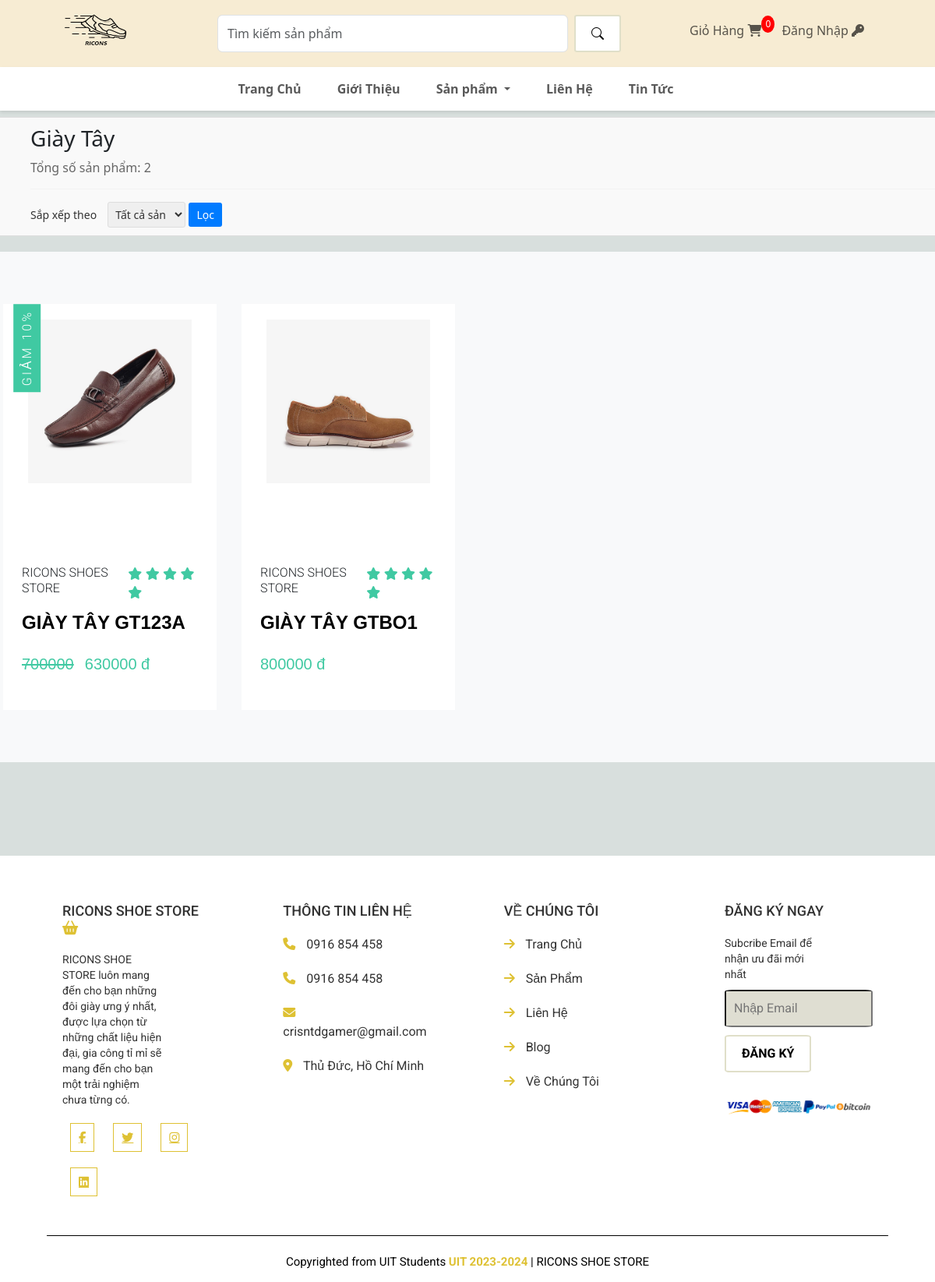
/category/giay-tay, run on the app's committed database.
### app/models.py (models this page shows, shortened)
class TheLoai(models.Model):
    ten = models.CharField(max_length=200, unique=True)
    slug = models.SlugField(max_length=200, unique=True)

class SanPham(models.Model):
    the_loai = models.ForeignKey(TheLoai, on_delete=models.CASCADE, default=1)
    ten = models.CharField(max_length=300, null=True, blank=False)
    gia = models.IntegerField(blank=False)
    hinh = models.ImageField(null=True, blank=True)
    khuyen_mai = models.BooleanField(default=False)
    gia_km = models.IntegerField(blank=True, null=True)
    mo_ta = RichTextField(default='', blank=True)
    hinh_phu_1 = models.ImageField(null=True, blank=True)
    hinh_phu_2 = models.ImageField(null=True, blank=True)
    hinh_phu_3 = models.ImageField(null=True, blank=True)
    hinh_phu_4 = models.ImageField(null=True, blank=True)
    @property
    def ImageURL(self):
        try:
            url = self.hinh.url
        except:
            url = ''
        return url

### app/views.py (the view)
# urls.py: path('category/<str:tl>', views.category, name="category"),
def category(request, tl):
    tl = unidecode(tl).lower().replace(' ', '-')
    theloai = TheLoai.objects.get(slug = tl)
    sanpham_list = SanPham.objects.filter(the_loai = theloai)
    sap_xep = request.GET.get('sort-by')
    if sap_xep == 'tang':
        sanpham_list = sanpham_list.order_by('gia')
    elif sap_xep == 'giam':
        sanpham_list = sanpham_list.order_by('-gia')
    elif sap_xep == 'a-z':
        sanpham_list = sanpham_list.order_by('ten')
    elif sap_xep == 'z-a':
        sanpham_list = sanpham_list.order_by('-ten')
    theloai_list = TheLoai.objects.all()
    context = {'theloai_list' : theloai_list,
               'sanpham_list' : sanpham_list,
               'theloai' : theloai}
    return render(request, "app/category.html", context)

### app/context_processors.py (called while the page is built)
def tong_san_pham_trong_gio_hang(request):
    return {
        'tong_san_pham_trong_gio_hang': lay_so_luong_san_pham_trong_gio_hang(request.user)
    }

### app/views.py (called while the page is built, shortened)
def lay_so_luong_san_pham_trong_gio_hang(user):
    return 0

### app/templates/app/category.html (shortened to what this page needs)
{% extends 'app/base.html' %}
{% block category %}
<div class="container-pdt" style="padding-top: 150px; ">
    <div class="row">
        <div class="category" style="padding-left: 50px;">
            <h3>{{theloai.ten}}</h3>
            <p>Tổng số sản phẩm: {{sanpham_list|length}}</p>
            <hr>
            <div class="filter">
                <form action="" method="get">
                    <label for="sort-by">Sắp xếp theo</label>
                    <select name="sort-by" id="sort-by">
                        <option value="all">Tất cả sản phẩm</option>
                    </select>
                    <button type="submit">Lọc</button>
                </form>
            </div>
        </div>
        <section class="products">
            <div class="product-card-container">
                <div class="product-items">
                    {% for sanpham in sanpham_list %}
                    <div class="product">
                        <div class="product-content">
                            <div class="product-img">
                                <img src="{{sanpham.ImageURL}}" alt="product image">
                            </div>
                        </div>
                        <div class="product-info">
                            <div class="product-info-top">
                                <h2 class="sm-title">Ricons Shoes Store</h2>
                                <div class="rating">
                                    <span><i class="fas fa-star"></i></span>
                                    <span><i class="fas fa-star"></i></span>
                                    <span><i class="fas fa-star"></i></span>
                                    <span><i class="fas fa-star"></i></span>
                                    <span><i class="fas fa-star"></i></span>
                                </div>
                            </div>
                            <a href="#" class="product-name">{{sanpham.ten}}</a>
                            <div class="product- price-container">
                                {% if sanpham.khuyen_mai == True %}
                                <strike class="product-price">{{sanpham.gia}}</strike>
                                <p class="product-price">{{ sanpham.gia_km}} đ</p>
                                {% else %}
                                <p class="product-price">{{sanpham.gia}} đ</p>
                                {% endif %}
                            </div>
                        </div>
                        {% if sanpham.khuyen_mai == True %}
                        <div class="off-info">
                            <h2 class="sm-title">Giảm 10%</h2>
                        </div>
                        {% endif %}
                    </div>
                    {% endfor %}
                </div>
            </div>
        </section>
    </div>
</div>
{% endblock category %}

### app/static/app/style.css (style rules this page uses)
body { background-color: #D8DFDD; }
:root { --white-light: rgba(255, 255, 255, 0.5); --alice-blue: #f8f9fa; --carribean-green: #40c9a2; --gray: #ededed; }
.product-items { display: flex; flex-wrap: wrap; }
.products { padding: 0; margin: 0; box-sizing: border-box; font-family: 'Quicksand', sans-serif; }
img { width: 100%; display: block; }
.product-card-container { width: 100%; margin: 0 auto; }
.lg-title, .md-title, .sm-title { font-family: 'Roboto', sans-serif; padding: 0.6rem 0; text-transform: capitalize; }
.sm-title { font-weight: 300; font-size: 1rem; text-transform: uppercase; }
.products { background: var(--alice-blue); padding: 3.2rem 0; }
.product { margin: 1rem; position: relative; width: calc(25% - 2rem); }
.product-content { background: white; padding: 20px 0px 0px 0px; cursor: pointer; }
.product-img { background: var(--gray); box-shadow: 0 0 20px 10px var(white); width: 210px; height: 200px; margin: 0 auto; transition: background 0.5s ease; }
.product-info { background: white; padding: 1.5rem; }
.product-info-top { display: flex; justify-content: space-between; align-items: center; }
.rating span { color: var(--carribean-green); }
.product-name { color: black; display: block; text-decoration: none; font-size: 1rem; text-transform: uppercase; font-weight: bold; }
.product-price { padding-top: 0.6rem; padding-right: 0.6rem; display: inline-block; color: var(--carribean-green); }
.product-img img { transition: transform 0.6s ease; }
.off-info .sm-title { background: var(--carribean-green); color: white; display: inline-block; padding: 0.5rem; position: absolute; top: 0; left: 0; writing-mode: vertical-lr; transform: rotate(180deg); z-index: 1; letter-spacing: 3px; cursor: pointer; }
.checkout input, select { width: 100%; padding: 10px; border: 1px solid #ddd; border-radius: 5px; }
.product-name { font-size: 24px; margin-bottom: 10px; }
.product-price { font-size: 20px; color: #40c9a2; margin-bottom: 20px; }
label { font-size: 16px; margin-right: 10px; }
select, input[type="number"] { padding: 5px; font-size: 16px; width: 100px; }

### app/templates/app/base.html (style rules this page uses)
html, body { margin: 0; padding: 0; width: 100%; overflow-x: hidden; }

### app/templates/app/category.html (style rules this page uses)
.category { margin-bottom: 20px; padding: 10px; background-color: #f9f9f9; border: 1px solid #ddd; border-radius: 5px; }
.category p { font-size: 16px; color: #666; margin-bottom: 5px; }
.category .filter { margin-top: 10px; }
.category .filter label { font-size: 14px; color: #333; margin-right: 10px; }
.category .filter select { padding: 5px; font-size: 14px; color: #333; border: 1px solid #ddd; border-radius: 3px; }
.category .filter button { padding: 5px 10px; font-size: 14px; color: #fff; background-color: #007bff; border: none; border-radius: 3px; cursor: pointer; }
.category hr { border: none; border-top: 1px solid #ddd; margin-top: 15px; }

### data on the page
TheLoai: ten "Giày Tây"
SanPham: ImageURL (picture), ten "GIÀY TÂY GT123A", gia "700000", gia_km "630000", khuyen_mai "GIẢM 10%"
SanPham: ImageURL (picture), ten "GIÀY TÂY GTBO1", gia "800000"

### other printed values
{{ tong_san_pham_trong_gio_hang }} "0"
{{ sanpham_list|length }} "2"
